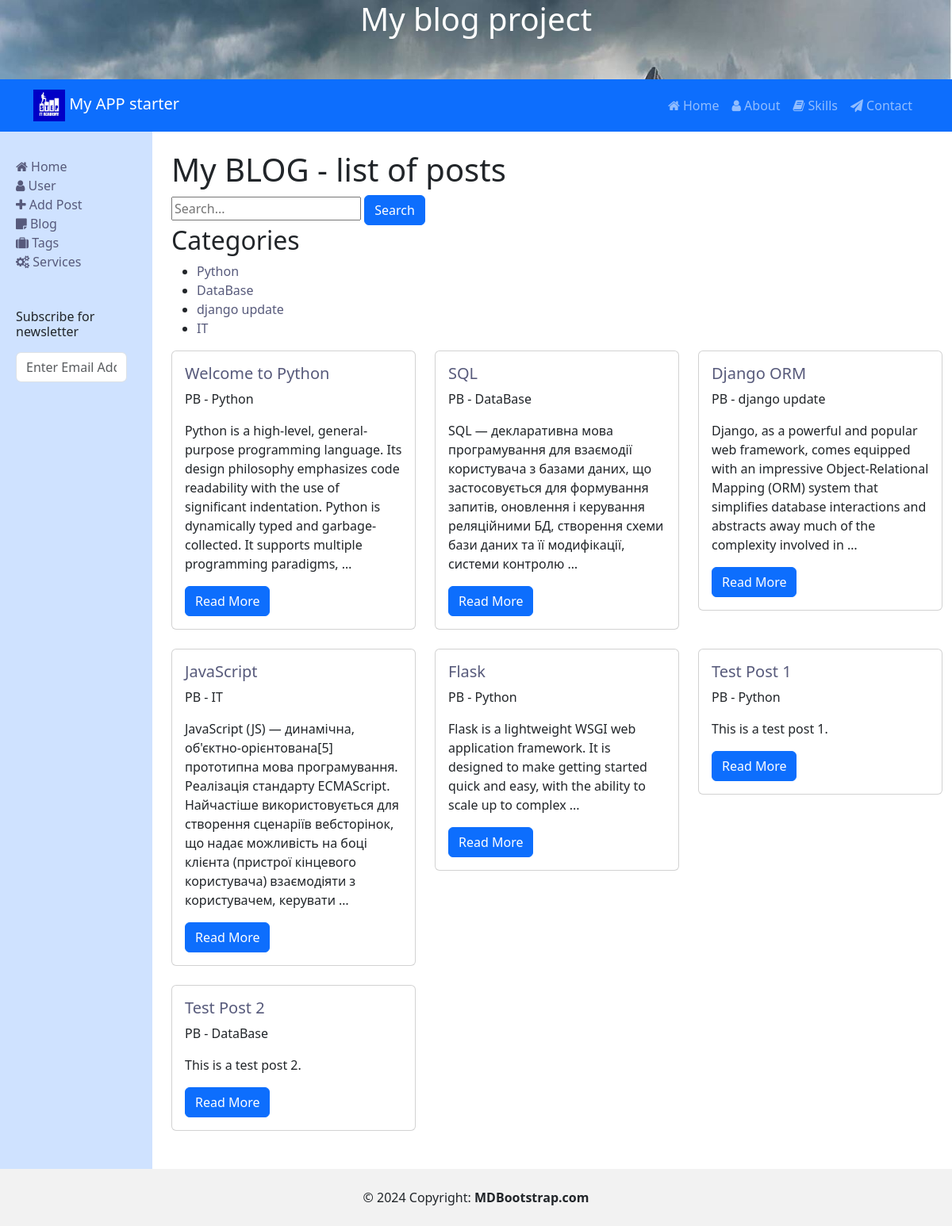
Screenshot of /blog/ with the database file from the repository.
### blog/models.py (models this page shows, shortened)
class Category(models.Model):
    title = models.CharField(max_length=255, default='')

class Post(models.Model):
    class Status(models.TextChoices):
        DRAFT = ('DF', 'Draft')
        PUBLISHED = ('PB', 'Published')
    title = models.CharField(verbose_name="Назва поста", max_length=255)
    body = models.TextField()
    slug = models.SlugField(max_length=255, unique=True)
    publish = models.DateTimeField(default=timezone.now)
    created = models.DateTimeField(auto_now_add=True)
    updated = models.DateTimeField(auto_now=True)
    status = models.CharField(max_length=2,
                              choices=Status.choices,
                              default=Status.DRAFT)
    category = models.ForeignKey("Category", on_delete=models.CASCADE, null=True,
                                 related_name="posts")
    tags = models.ManyToManyField("Tag", related_name="blog_posts")
    objects = models.Manager()
    published = PublishedManager()
    class Meta:
        ordering = ["publish"]
        verbose_name_plural = "Публікації"
        verbose_name = "Публікації"

### blog/views.py (the view)
# urls.py: path('', views.posts_list, name='post-list'),
def posts_list(request):
    posts = Post.published.all().select_related('category')
    categories = Category.objects.all()
    return render(request, 'blog/post/list.html', {'posts': posts, 'categories': categories})

### blog/models.py (called while the page is built)
    def get_queryset(self):
        return super().get_queryset().filter(status=Post.Status.PUBLISHED)

### blog/templates/blog/post/list.html (shortened to what this page needs)
{% extends "base.html" %}
{% block content %}
<h1> My BLOG - list of posts </h1>
<form method="get" action="{% url 'blog:search-posts' %}">
    <input type="text" name="q" value="{{ query|default:'' }}" placeholder="Search...">
    <button type="submit" class="btn btn-primary">Search</button>
</form>
<h2>Categories</h2>
<ul>
    {% for category in categories %}
        <li>
            <a href="{% url 'blog:filter-by-category' category.id %}">{{ category.title }}</a>
        </li>
    {% endfor %}
</ul>
<div class="row mt-3">
    {% if posts %}
        {% for post in posts %}
        <div class="col-md-4">
            <div class="card mb-4">
                <div class="card-body">
                    <h5 class="card-title">
                        <a href="{% url 'blog:post-detail' post.id %}">
                            {{ post.title }}
                        </a>
                    </h5>
                    <p class="card-text">
                        {{ post.status }} - {{ post.category.title }}
                    </p>
                    <p class="card-text">
                        {{ post.body | truncatewords:30 | linebreaks }}
                    </p>
                    <a href="{% url 'blog:post-detail' post.id %}" class="btn btn-primary">
                        Read More
                    </a>
                </div>
            </div>
        </div>
        {% endfor %}
    {% else %}
        <p>No posts available in this category.</p>
    {% endif %}
</div>
{% endblock %}

### itstep/templates/base.html (shortened to what this page needs)
<!DOCTYPE html>
<html lang="en">
<head>
    <link href="https://cdn.jsdelivr.net/npm/bootstrap@5.3.2/dist/css/bootstrap.min.css" rel="stylesheet"
>
    <link rel="stylesheet" href="https://cdnjs.cloudflare.com/ajax/libs/font-awesome/5.13.1/css/all.min.css"
/>
    <link rel="stylesheet" href="https://cdn.jsdelivr.net/npm/bootstrap-icons@1.11.1/font/bootstrap-icons.css">
    <link rel="stylesheet" href="https://cdnjs.cloudflare.com/ajax/libs/font-awesome/4.7.0/css/font-awesome.min.css">
    <link rel="stylesheet" href="https://cdn.jsdelivr.net/gh/devicons/devicon@v2.15.1/devicon.min.css">
    {% load static %}
    <link rel="stylesheet" href="{% static 'css/card.css' %}">
</head>
<body>
    <div class="w-100 p-0"
         style="height: 100px; background-image: url( {% static 'images/sky.jpg' %}); background-size: cover; margin-top: -20px; ">
        <h1 class="text-center text-white">My blog project</h1>
    </div>
    {% include 'navbar.html' %}
    <div class="row layout-base">
        <aside class="col-md-2 p-4 bg-primary-subtle">
            {% include 'aside.html' %}
        </aside>
        <main class="col-md-10 p-4">
            {% block content %}{% endblock %}
        </main>
    </div>
    {% include 'footer.html' %}
</body>
</html>

### itstep/templates/navbar.html
{% load static %}
<nav class="navbar navbar-expand-lg bg-primary" data-bs-theme="dark">
    <div class="container justify-content-right">
        <a class="navbar-brand" href="#">
            <img style="max-height: 40px;" src="{% static 'images/logo.png' %}" /> My APP starter
        </a>
        <ul class="navbar-nav">
            <li class="nav-item">
                <a class="nav-link" href="#">
                    <span class="fa fa-home mr-3"></span> Home
                </a>
            </li>
            <li class="nav-item">
                <a class="nav-link" href="#">
                    <span class="fa fa-user mr-3"></span> About
                </a>
            </li>
            <li class="nav-item">
                <a class="nav-link" href="#">
                    <span class="fa fa-book mr-3"></span> Skills
                </a>
            </li>
            <li class="nav-item">
                <a class="nav-link" href="#">
                    <span class="fa fa-paper-plane mr-3"></span> Сontact
                </a>
            </li>
        </ul>
    </div>
</nav>

### itstep/templates/aside.html (shortened to what this page needs)
<nav id="sidebar">
    <div class="p-2">
        <ul class="list-unstyled components mb-5">
            <li class="active">
                <a href="#"><span class="fa fa-home mr-3"></span> Home</a>
            </li>
            <li>
                <a href="#"><span class="fa fa-user mr-3"></span> User</a>
            </li>
            <li>
                <a href="#"><span class="fa fa-plus mr-3"></span> Add Post</a>
            </li>
            <li>
                <a href="{% url 'blog:post-list' %}"><span class="fa fa-sticky-note mr-3"></span> Blog</a>
            </li>
            <li>
                <a href="#"><span class="fa fa-suitcase mr-3"></span> Tags</a>
            </li>
            <li>
                <a href="{% url 'blog:post-list-cards' %}"><span class="fa fa-cogs mr-3"></span> Services</a>
            </li>
        </ul>
        <div class="mb-5">
            <h3 class="h6 mb-3">Subscribe for newsletter</h3>
            <form action="#" class="subscribe-form">
                <div class="form-group d-flex">
                    <input type="text" class="form-control" placeholder="Enter Email Address">
                </div>
            </form>
        </div>
    </div>
</nav>

### itstep/templates/footer.html
<footer class="footer">
    <div class="text-center p-4" style="background-color: rgba(0, 0, 0, 0.05);">
        © 2024 Copyright:
        <a class="text-reset fw-bold" href="https://mdbootstrap.com/">MDBootstrap.com</a>
    </div>
</footer>

### blog/static/css/card.css (style rules this page uses)
body { margin-top: 20px; }
a, a:active, a:focus { color: #575a7b; text-decoration: none; transition-timing-function: ease-in-out; -ms-transition-timing-function: ease-in-out; -moz-transition-timing-function: ease-in-out; -webkit-transition-timing-function: ease-in-out; -o-transition-timing-function: ease-in-out; transition-duration: .2s; -ms-transition-duration: .2s; -moz-transition-duration: .2s; -webkit-transition-duration: .2s; -o-transition-duration: .2s; }

### rows the page displays
Category: title "Python"
Category: title "DataBase"
Category: title "django update"
Category: title "IT"
Post: title "Welcome to Python", status "PB", category "Python", body "Python is a high-level, general-purpose programming language. Its design philosophy emphasizes code readability with the use of significant indentation. Python is dynamically typed and garbage-collected. It supports multiple programming paradigms, …"
Post: title "SQL", status "PB", category "DataBase", body "SQL — декларативна мова програмування для взаємодії користувача з базами даних, що застосовується для формування запитів, оновлення і керування реляційними БД, створення схеми бази даних та її модифікації, системи контролю …"
Post: title "Django ORM", status "PB", category "django update", body "Django, as a powerful and popular web framework, comes equipped with an impressive Object-Relational Mapping (ORM) system that simplifies database interactions and abstracts away much of the complexity involved in …"
Post: title "JavaScript", status "PB", category "IT", body "JavaScript (JS) — динамічна, об'єктно-орієнтована[5] прототипна мова програмування. Реалізація стандарту ECMAScript. Найчастіше використовується для створення сценаріїв вебсторінок, що надає можливість на боці клієнта (пристрої кінцевого користувача) взаємодіяти з користувачем, керувати …"
Post: title "Flask", status "PB", category "Python", body "Flask is a lightweight WSGI web application framework. It is designed to make getting started quick and easy, with the ability to scale up to complex ..."
Post: title "Test Post 1", status "PB", category "Python", body "This is a test post 1."
Post: title "Test Post 2", status "PB", category "DataBase", body "This is a test post 2."
